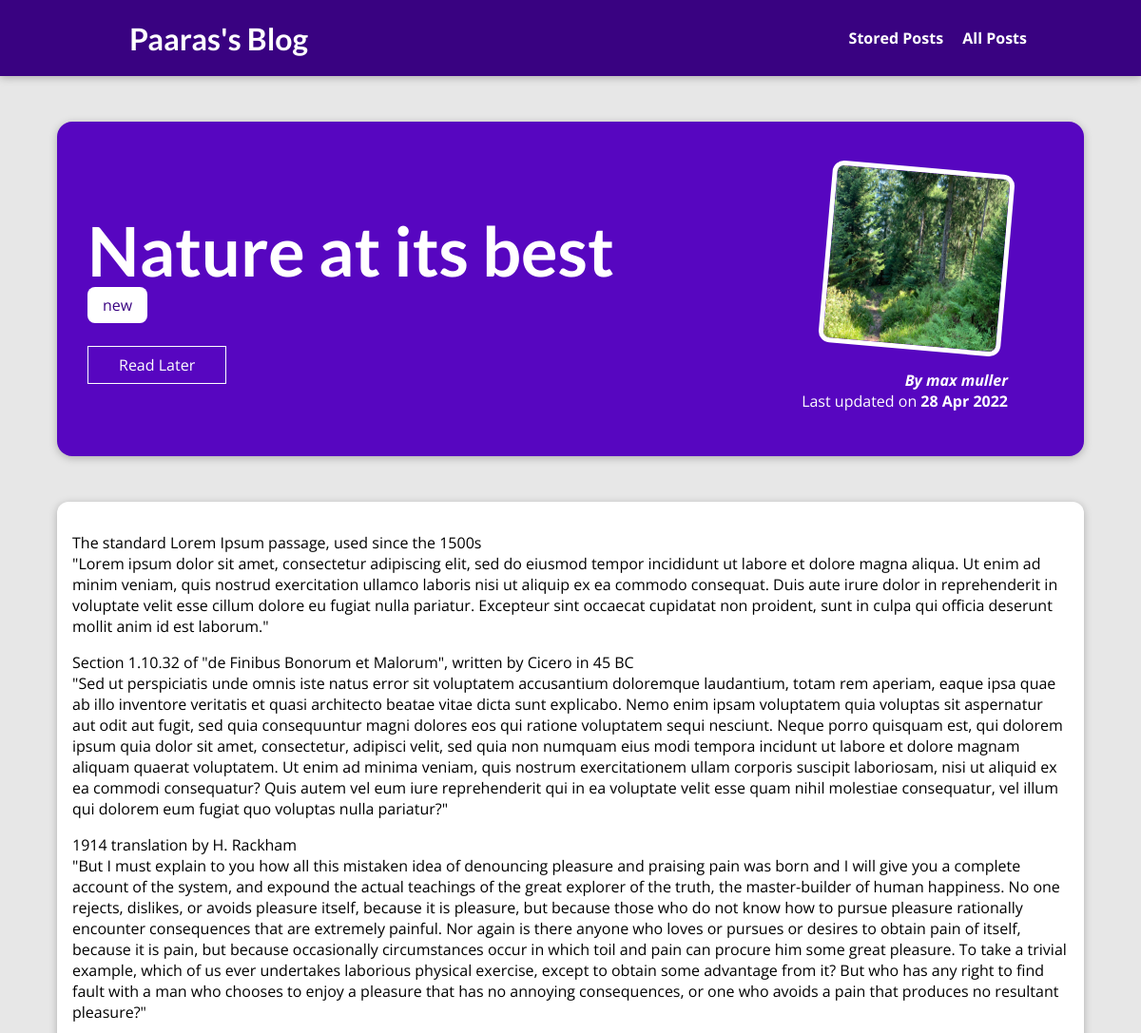
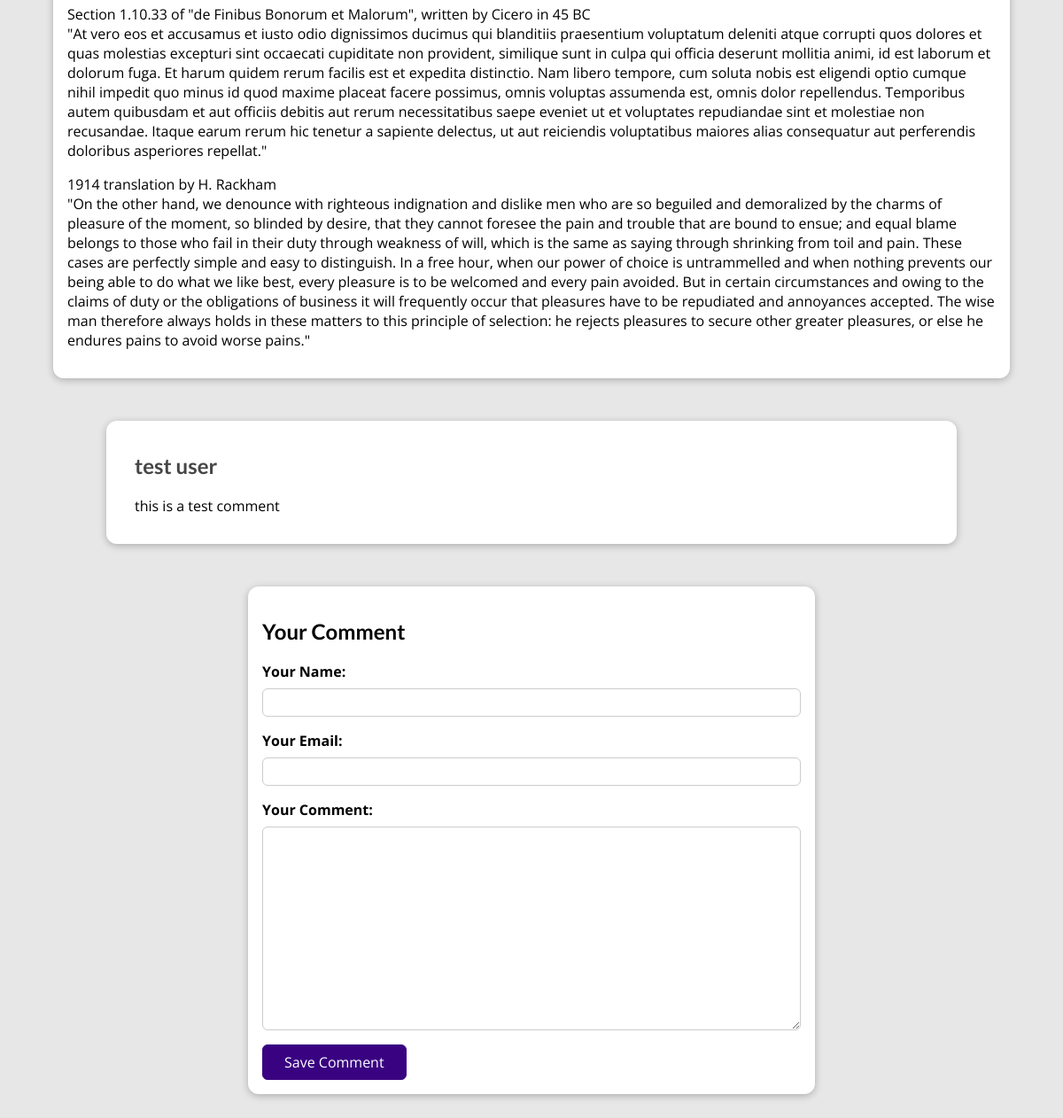
The page /posts/nature-at-its-best on the database its author committed (2 pictures, top to bottom).
### blog/models.py (models this page shows, shortened)
class Post(models.Model):
    title = models.CharField(max_length=150)
    excerpt = models.CharField(max_length=200)
    image = models.ImageField(upload_to="posts", null=True)
    date = models.DateField(auto_now=True)
    slug = models.SlugField(unique=True, db_index=True)
    content = models.TextField(validators=[MinLengthValidator(10)])
    author = models.ForeignKey(
        Author, on_delete=models.SET_NULL, null=True, related_name="posts")
    tags = models.ManyToManyField(Tag)

class Tag(models.Model):
    caption = models.CharField(max_length=20)

class Author(models.Model):
    first_name = models.CharField(max_length=100)
    last_name = models.CharField(max_length=100)
    email_address = models.EmailField()
    def full_name(self):
        return f"{self.first_name} {self.last_name}"
    def __str__(self):
        return self.full_name()

class Comment(models.Model):
    user_name = models.CharField(max_length=120)
    user_email = models.EmailField()
    text = models.TextField(max_length=400)
    post = models.ForeignKey(
        Post, on_delete=models.CASCADE, related_name="comments")

### blog/views.py (the view, shortened to what this page needs)
# urls.py: path("posts/<slug:slug>", views.SinglePostView.as_view(),
class SinglePostView(View):
    def is_stored_post(self, request, post_id):
        stored_posts = request.session.get("stored_posts")
        if stored_posts is not None:
          is_saved_for_later = post_id in stored_posts
        else:
          is_saved_for_later = False
        return is_saved_for_later
    def get(self, request, slug):
        post = Post.objects.get(slug=slug)
        context = {
            "post": post,
            "post_tags": post.tags.all(),
            "comment_form": CommentForm(),
            "comments": post.comments.all().order_by("-id"),
            "saved_for_later": self.is_stored_post(request, post.id)
        }
        return render(request, "blog/post-detail.html", context)

### blog/forms.py
class CommentForm(forms.ModelForm):
    class Meta:
        model = Comment
        exclude = ["post"]
        labels = {
          "user_name": "Your Name",
          "user_email": "Your Email",
          "text": "Your Comment"
        }

### blog/templates/blog/post-detail.html (shortened to what this page needs)
{% extends "base.html" %}
{% load static %}
{% block css_files %}
<link rel="stylesheet" href="{% static "blog/post-detail.css" %}" />
{% endblock %}
{% block content %}
<section id="summary">
  <h2>{{ post.title }}</h2>
  <div>
    {% for tag in post_tags %}
      <span class="tag">{{ tag.caption }}</span>
    {% endfor %}
  </div>
  <div id="read-later">
    <form action="{% url "read-later" %}" method="POST">
      <button>
        {% if saved_for_later %}
          Remove from "Read Later" List
        {% else %}
          Read Later
        {% endif %}
      </button>
    </form>
  </div>
  <article>
    <img src="{{ post.image.url }}" alt="{{ post.title }}" />
    <address>By <a href="mailto:{{ post.author.email_address }}">{{ post.author }}</a></address>
    <div>Last updated on <time>{{ post.date|date:"d M Y" }}</time></div>
  </article>
</section>
<main>
  {{ post.content|linebreaks }}
</main>
<section id="comments">
  <ul>
    {% for comment in comments %}
      <li>
        <h2>{{ comment.user_name }}</h2>
        <p>{{ comment.text|linebreaks }}</p>
      </li>
    {% endfor %}
  </ul>
</section>
<section id="comment-form">
  <h2>Your Comment</h2>
  <form action="{% url "post-detail-page" post.slug %}" method="POST">
    {% for form_field in comment_form %}
      <div class="form-control {% if form_field.errors %}invalid{% endif %}">
        {{ form_field.label_tag }}
        {{ form_field }}
      </div>
    {% endfor %}
    <button>Save Comment</button>
  </form>
</section>
{% endblock %}

### static/app.css (style rules this page uses)
* { box-sizing: border-box; }
html { font-family: 'Open Sans', 'Lato', sans-serif; }
body { margin: 0; }
h1, h2, h3 { font-family: 'Lato', sans-serif; font-weight: bold; }

### blog/static/blog/post-detail.css (style rules this page uses)
body { background-color: #e7e7e7; }
#summary { margin: 8rem auto 3rem auto; padding: 2rem; width: 90%; max-width: 90rem; border-radius: 16px; background-color: #5706c0; position: relative; box-shadow: 0 2px 8px rgba(0, 0, 0, 0.25); height: 22rem; }
#summary h2 { color: white; font-size: 4.5rem; margin-bottom: 0.25rem; }
#summary article { position: absolute; top: 2rem; right: 3rem; padding: 1rem 2rem; border-radius: 12px; text-align: right; color: white; }
#summary article img { width: 12rem; height: 12rem; border-radius: 12px; transform: rotateZ(5deg); border: 5px solid white; margin-bottom: 1rem; }
#summary address { font-weight: bold; }
#summary a { color: white; text-decoration: none; }
#summary time { font-weight: bold; }
#read-later { margin: 2rem 0; }
#read-later button { background-color: transparent; border: 1px solid white; padding: 0.5rem 2rem; font: inherit; color: white; cursor: pointer; }
main { width: 90%; max-width: 90rem; margin: 3rem auto; background-color: white; padding: 1rem; border-radius: 12px; box-shadow: 0 2px 8px rgba(0, 0, 0, 0.25); }
.tag { background-color: white; color: #390281; padding: 0.5rem 1rem; border-radius: 8px; }
#comment-form { margin: 3rem auto; width: 90%; max-width: 40rem; border-radius: 12px; background-color: white; box-shadow: 0 2px 8px rgba(0, 0, 0, 0.25); padding: 1rem; }
#comment-form button { font: inherit; background-color: #390281; color: white; border: 1px solid #390281; padding: 0.5rem 1.5rem; border-radius: 6px; cursor: pointer; }
.form-control { margin-bottom: 1rem; }
.form-control label { font-weight: bold; margin-bottom: 0.5rem; display: block; }
.form-control input, .form-control textarea { display: block; width: 100%; font: inherit; padding: 0.25rem; border-radius: 6px; border: 1px solid #ccc; }
#comments { margin: 3rem auto; width: 90%; max-width: 60rem; border-radius: 12px; background-color: white; box-shadow: 0 2px 8px rgba(0, 0, 0, 0.25); padding: 1rem 2rem; }
#comments ul { list-style: none; margin: 0; padding: 0; }
#comments li { margin-bottom: 1rem; border-bottom: 2px solid #ccc; }
#comments li:last-of-type { border-bottom: none; }
#comments h2 { color: #464646; }

### rows shown on the page
Post: title "Nature at its best", image (picture), author "max muller", date "28 Apr 2022", content "The standard Lorem Ipsum passage, used since the 1500s \"Lorem ipsum dolor sit amet, consectetur adipiscing elit, sed do eiusmod tempor incididunt ut labore et dolore magna aliqua. Ut enim ad minim veniam, quis nostrud exercitation ullamco laboris nisi ut aliquip ex ea commodo consequat. Duis aute irure dolor in reprehenderit in voluptate velit esse cillum dolore eu fugiat nulla pariatur. Excepteur sint occaecat cupidatat non proident, sunt in culpa qui officia deserunt mollit anim id est laborum.\" Section 1.10.32 of \"de Finibus Bonorum et Malorum\", written by Cicero in 45 BC \"Sed ut perspiciatis unde omnis iste natus error sit voluptatem accusantium doloremque laudantium, totam rem aperiam,…"
Tag: caption "new"
Comment: user_name "test user", text "this is a test comment"
